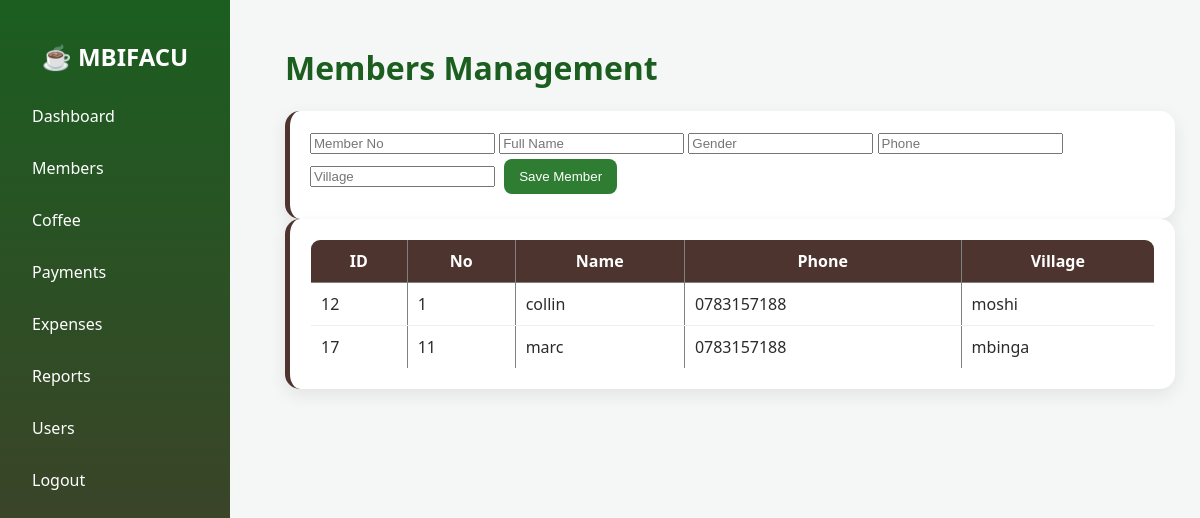
/members.php (signed in), run on the app's committed database.
### tables this page shows
CREATE TABLE `members` (
  `id` int(11) NOT NULL,
  `member_no` varchar(50) DEFAULT NULL,
  `full_name` varchar(150) NOT NULL,
  `gender` varchar(20) DEFAULT NULL,
  `phone` varchar(30) DEFAULT NULL,
  `village` varchar(100) DEFAULT NULL,
  `joining_date` date DEFAULT NULL,
  `status` varchar(30) DEFAULT 'Active',
  `created_at` timestamp NOT NULL DEFAULT current_timestamp()
);

### members.php (the view, shortened to what this page needs)
<?php
include("../config/db.php");
$data = $conn->query("SELECT * FROM members");
?>
<!DOCTYPE html>
<html>
<head>
<link rel="stylesheet" href="../assets/css/dashboard.css">
</head>
<body>
<?php include("sidebar.php"); ?>
<div class="main">
<h1>Members Management</h1>
<div class="card">
<form method="POST">
<input type="text" name="member_no" placeholder="Member No" required>
<input type="text" name="full_name" placeholder="Full Name" required>
<input type="text" name="gender" placeholder="Gender">
<input type="text" name="phone" placeholder="Phone">
<input type="text" name="village" placeholder="Village">
<button name="save">Save Member</button>
</form>
</div>
<div class="card">
<table width="100%" border="1" cellpadding="8">
<tr>
<th>ID</th>
<th>No</th>
<th>Name</th>
<th>Phone</th>
<th>Village</th>
</tr>
<?php while($row = $data->fetch_assoc()){ ?>
<tr>
<td><?= $row['id'] ?></td>
<td><?= $row['member_no'] ?></td>
<td><?= $row['full_name'] ?></td>
<td><?= $row['phone'] ?></td>
<td><?= $row['village'] ?></td>
</tr>
<?php } ?>
</table>
</div>
</div>
</body>
</html>

### dashboard.css (style rules this page uses)
body { margin:0; font-family: 'Segoe UI', sans-serif; background:#f5f7f6; color:#2b2b2b; }
.main { margin-left:260px; padding:25px; }
h1 { color:#1b5e20; }
.card { background:white; padding:20px; border-radius:15px; box-shadow:0 6px 18px rgba(0,0,0,0.08); transition:0.3s; border-left:5px solid #4e342e; }
button { background:#2e7d32; color:white; padding:10px 15px; border:none; border-radius:8px; cursor:pointer; transition:0.3s; }
table { width:100%; border-collapse:collapse; border-radius:10px; overflow:hidden; }
table th { background:#4e342e; color:white; padding:10px; }
table td { padding:10px; border-bottom:1px solid #eee; }
button { margin:5px; }

### data on the page
members: id "12", member_no "1", full_name "collin", phone "0783157188", village "moshi"
members: id "17", member_no "11", full_name "marc", phone "0783157188", village "mbinga"
